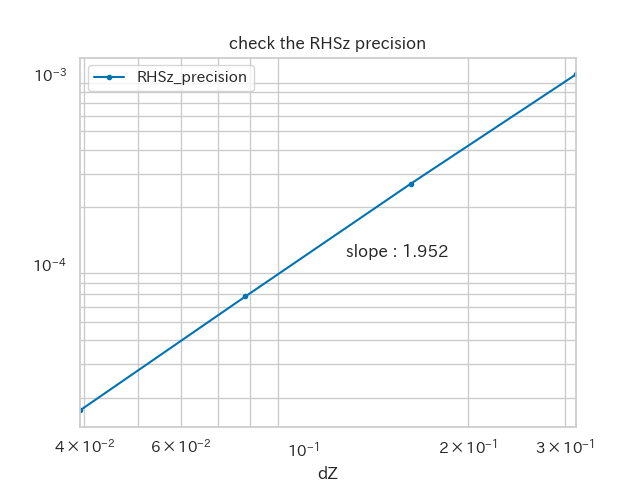

Write the Python code that produced this figure.
import matplotlib.pyplot as plt
import seaborn as sns
from matplotlib import cm
from ipywidgets import interact, FloatSlider
import numpy as np
import matplotlib as mpl
from mpl_toolkits.mplot3d import Axes3D
#スタイルの設定
sns.set(font="TakaoPGothic", palette="colorblind", style="whitegrid")
#datファイルからデータを読み取る
axisx, axisy = np.loadtxt("./chk_RHSz_precision.dat", comments='!', unpack=True)
#x, yの値の設定
x = axisx
y = axisy
log_x = [np.log(i) for i in x]
log_y = [np.log(i) for i in y]
#回帰直線
a, b = np.polyfit(log_x, log_y, 1)
print('a is :', a)
print('b is :', b)
# 1. Figureのインスタンスを生成
fig = plt.figure()
# 2. Axesのインスタンスを生成
ax = fig.add_subplot(111)
# 3. データを渡してプロット
line1, = ax.plot(x, y, label = 'RHSz_precision', marker='.')
# 4. グラフタイトル, ラベル付け等
ax.set_xlim(2.0*np.pi/160, 2.0*np.pi/20)
ax.set_xscale("log")
ax.set_yscale("log")
ax.set_xlabel("dZ")
ax.text(0.12, 0.00011, 'slope : 1.952')
ax.set_title("check the RHSz precision")
ax.legend()
# 5. グラフを描画
plt.grid(which="both")
plt.show()
